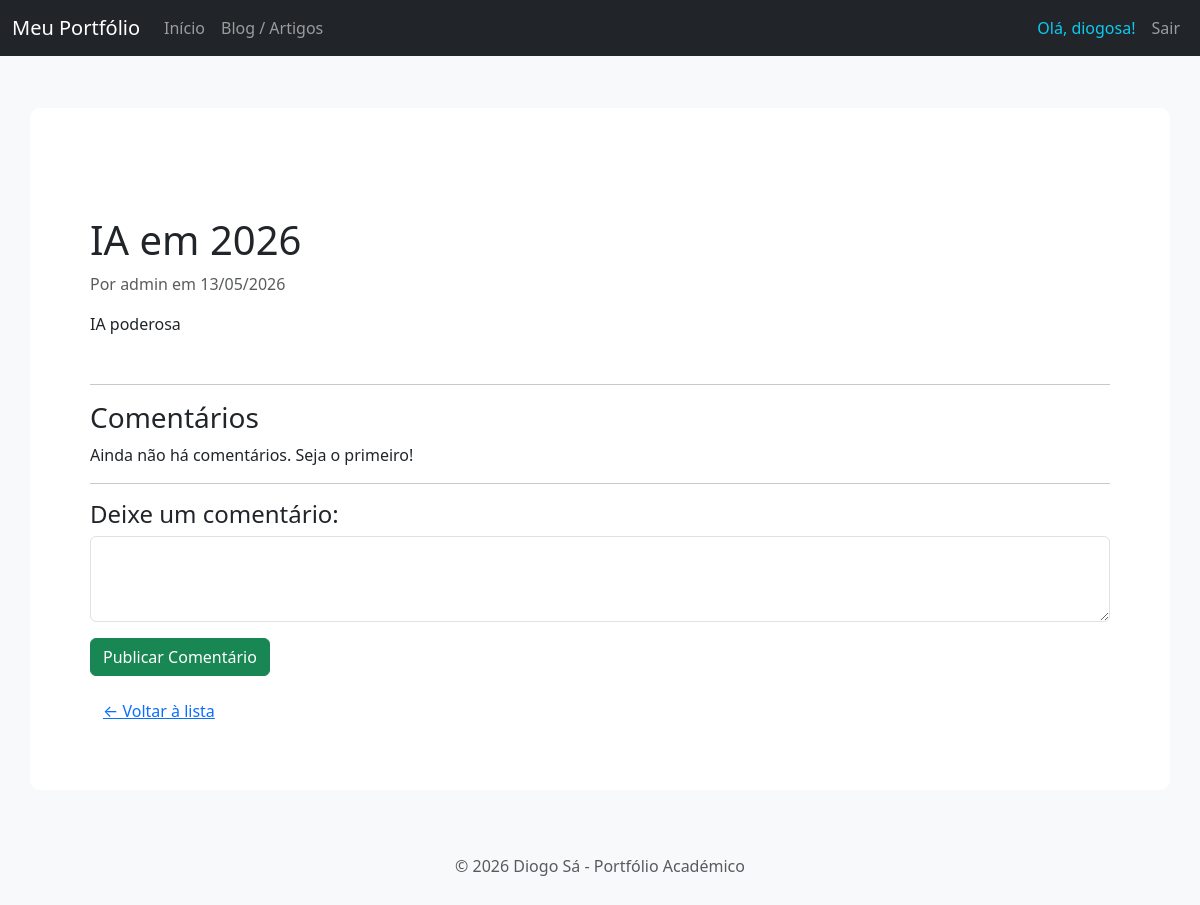
The page /artigos/1/ (signed in) on the database its author committed.
### artigos/models.py (models this page shows, shortened)
class Artigo(models.Model):
    titulo = models.CharField(max_length=200)
    conteudo = models.TextField()
    fotografia = models.ImageField(upload_to='artigos/', blank=True, null=True)
    link_externo = models.URLField(blank=True, null=True)
    data_criacao = models.DateTimeField(auto_now_add=True)
    autor = models.ForeignKey(User, on_delete=models.CASCADE, related_name='artigos')
    likes = models.ManyToManyField(User, related_name='artigos_curtidos', blank=True)

### artigos/views.py (the view)
# urls.py: path('<int:artigo_id>/', views.detalhe_artigo, name='detalhe'),
def detalhe_artigo(request, artigo_id):
    artigo = get_object_or_404(Artigo, id=artigo_id)
    comentarios = artigo.comentarios.all().order_by('data_criacao')
    return render(request, 'artigos/detalhe.html', {
        'artigo': artigo,
        'comentarios': comentarios
    })

### artigos/templates/artigos/detalhe.html (shortened to what this page needs)
{% extends 'portfolio/layout.html' %}
{% block content %}
<div class="container mt-5">
    <h1>{{ artigo.titulo }}</h1>
    <p class="text-muted">Por {{ artigo.autor.username }} em {{ artigo.data_criacao|date:"d/m/Y" }}</p>
    <div class="article-content mb-5">
        {{ artigo.conteudo|linebreaks }}
    </div>
    <hr>
    <h3>Comentários</h3>
    {% for comentario in comentarios %}
        <div class="card mb-2">
            <div class="card-body p-2">
                <strong>{{ comentario.autor.username }}:</strong> {{ comentario.texto }}
                <br>
                <small class="text-muted">{{ comentario.data_criacao|date:"H:i - d/m/Y" }}</small>
            </div>
        </div>
    {% empty %}
        <p>Ainda não há comentários. Seja o primeiro!</p>
    {% endfor %}
    <hr>
    {% if user.is_authenticated %}
        <h4>Deixe um comentário:</h4>
        <form method="POST" action="{% url 'artigos:comentar' artigo.id %}">
            <div class="mb-3">
                <textarea name="texto" class="form-control" rows="3" required></textarea>
            </div>
            <button type="submit" class="btn btn-success">Publicar Comentário</button>
        </form>
    {% else %}
        <p><a href="{% url 'accounts:login' %}">Faz login</a> para poderes comentar.</p>
    {% endif %}
    <a href="{% url 'artigos:listagem' %}" class="btn btn-link mt-3">← Voltar à lista</a>
</div>
{% endblock %}

### portfolio/templates/portfolio/layout.html (shortened to what this page needs)
<!DOCTYPE html>
<html lang="pt">
<head>
    <link href="https://cdn.jsdelivr.net/npm/bootstrap@5.3.0/dist/css/bootstrap.min.css" rel="stylesheet">
</head>
<body>
    <nav class="navbar navbar-expand-lg navbar-dark bg-dark fixed-top">
    <div class="container-fluid">
        <a class="navbar-brand" href="{% url 'portfolio:home' %}">Meu Portfólio</a>
        <div class="navbar-nav w-100">
            <a class="nav-link" href="{% url 'portfolio:home' %}">Início</a>
            <a class="nav-link" href="{% url 'artigos:listagem' %}">Blog / Artigos</a>
            <div class="ms-auto d-flex">
                {% if request.user.is_authenticated %}
                    <span class="nav-link text-info">Olá, {{ user.username }}!</span>
                    <a class="nav-link" href="{% url 'accounts:logout' %}">Sair</a>
                {% else %}
                    <a class="nav-link" href="{% url 'accounts:login' %}">Entrar</a>
                {% endif %}
            </div>
        </div>
    </div>
</nav>
    <div class="container mt-5">
        {% block content %}{% endblock %}
    </div>
    <footer class="text-center mt-5 py-3 text-muted">
        <p>&copy; 2026 Diogo Sá - Portfólio Académico</p>
    </footer>
</body>
</html>

### portfolio/templates/portfolio/layout.html (style rules this page uses)
body { padding-top: 60px; background-color: #f8f9fa; }
.container { background: white; padding: 30px; border-radius: 10px; shadow: 0 4px 6px rgba(0,0,0,0.1); }
nav { margin-bottom: 20px; }

### rows shown on the page
Artigo: titulo "IA em 2026", autor.username "admin", data_criacao "13/05/2026", conteudo "IA poderosa"

### other values the page prints
{{ user.username }} "diogosa"
